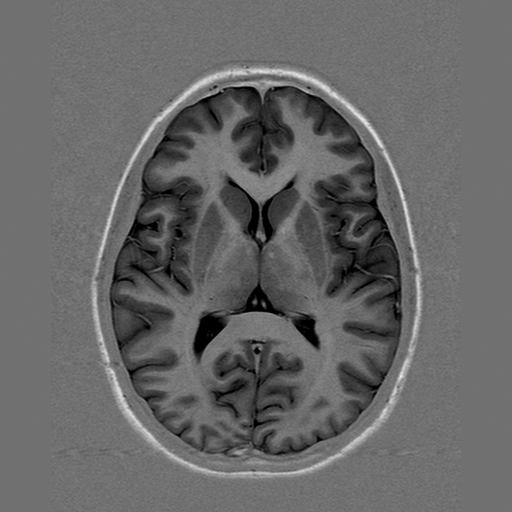
%> input picture Codes/PreDistortion.bmp, 512 x 512 px
$ octave main.m   (GNU Octave 9; MATLAB toolbox functions it lacks are replaced by stand-ins)
%> lines starting %> are read from the running program, lines starting %| are printed output that depends on the picture; in (x1, y1, x2, y2) boxes, pixels count from 0 and x2, y2 are one past the last pixel; in counts of white or black regions, pixels touching at a corner belong together; the program's own positions count from 1
### Codes/imageRead.m
%% Read Two Image;
% pre-distorted image read
Im1=imread('PreDistortion.bmp');
%> Im1 is the input picture: size 512x512 uint8; min 0, max 236, mean 102.8
% Im1=rgb2gray(Im1);
Im1=im2double(Im1);
%> Im1: size 512x512 double
% Im1=imresize(Im1,.5);
%Im1=histeq(Im1);
%after-distortion image read
Im2=imread('PostDistortion.bmp');
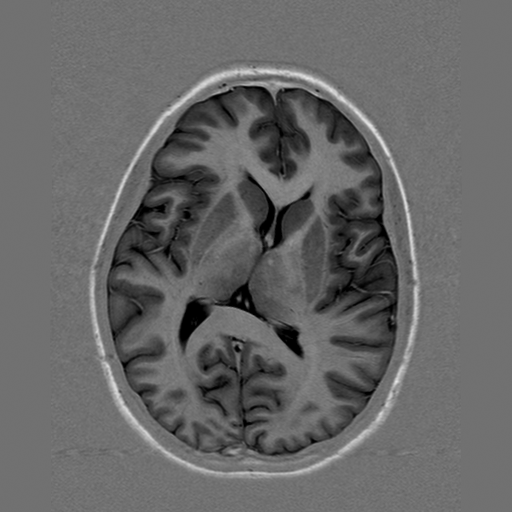
%> input picture Codes/PostDistortion.bmp, 512 x 512 px
%> Im2 is the input picture: size 512x512 uint8; min 0, max 231, mean 102.8
% Im2=rgb2gray(Im2);
Im2=im2double(Im2);
%> Im2: size 512x512 double
% Im2=imresize(Im2,.5);
%Im2=histeq(Im2);

### Codes/sphereCreation.m
R=8;
M=2*R+1;
for i=1:M
    for j=1:M
        if (i-M/2)^2+(j-M/2)^2<(M/2)^2
            sphere(i,j)=1;
        else
            sphere(i,j)=0;
        end
    end
end

### Codes/imageMultiresEdgeProduction1.m
%% Multi Resolution Image 1;
Im1s1=Im1;
Im1s2=imresize(Im1,.5);
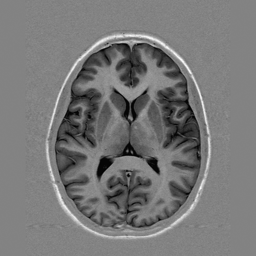
%> Im1s2: size 256x256 double; min -0.0233, max 0.882, mean 0.403; drawn with min black and max white
Im1s4=imresize(Im1,.25);
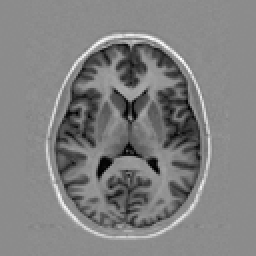
%> Im1s4: size 128x128 double (shown 2 times larger); min -0.0231, max 0.824, mean 0.403; drawn with min black and max white
%% Edge of Image 1;
Edge1=edge(Im1s1,'canny',.15,.8);%Edge1=myCanny(Im1);
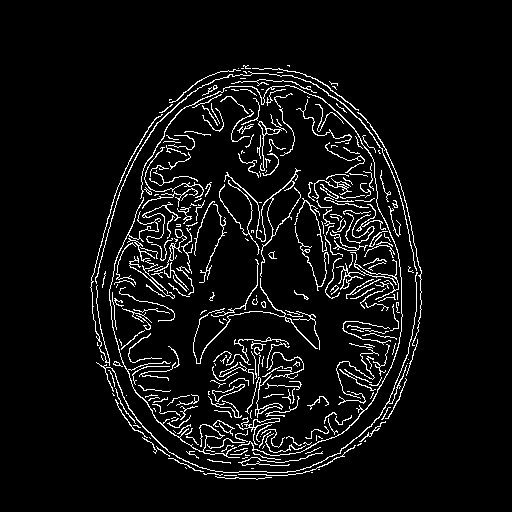
%> Edge1: size 512x512 logical; 6.2% white in thin lines or dots, all inside (x1, y1, x2, y2) = (90, 65, 422, 480)
Edge2=edge(Im1s2,'canny',.15,.8);
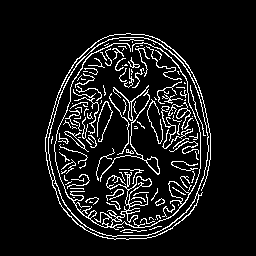
%> Edge2: size 256x256 logical; 9.2% white in thin lines or dots, all inside (x1, y1, x2, y2) = (45, 33, 211, 240)
Edge4=edge(Im1s4,'canny',.15,.8);
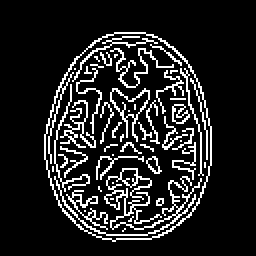
%> Edge4: size 128x128 logical (shown 2 times larger); 13.2% white in thin lines or dots, all inside (x1, y1, x2, y2) = (22, 16, 106, 121)
%% Scale of Edged Image 1;
Edg1s1=im2double(Edge1);
Edg1s2=im2double(Edge2);
Edg1s4=im2double(Edge4);

### Codes/sefrNum.m
function sefr=sefrNum(R)
%> called with R = 8
%computes the number of pixel btw rectangular and sphere with equal
%diameter and length for sphere and rectangular
sefr=0;
yek=0;
for i=1:2*R+1
    for j=1:2*R+1
        if (i-(R+1))^2+(j-(R+1))^2<R*R
            dayre(i,j)=1;
            yek=yek+1;
        else
            dayre(i,j)=0;
            sefr=sefr+1;
        end
    end
end

### Codes/localFeature.m
function b1=localFeature(a1,R,sphere)
% this function gives an image and a radius around its point and calculates
% its feaatures as definied in IMHIST.m
fun = @(block_struct) ...
    IMHIST(block_struct.data,R,sphere);
b1=blockproc(a1,[1 1],fun,'Bordersize',[R R]);
end

### Codes/IMHIST.m
function momentVectorSphere=IMHIST(imageInp,R,sphere)
%IMHIST takes an image and a radius for determination of space around the
%point and gives a moment vector contains set of histogram momentum as
%features
M=size(imageInp,1);

%shaping sphere from original rectangular image
sphere=sphere.*imageInp;
%M moments space preparation
momentVectorSphere=zeros(M,M);

%histogram of sphere computed by only using fixed number of bins
sphereHistogram=imhist(sphere,32);
%elimination of the effect of space btw rectangular and sphere in histogram
sphereHistogram(1)=sphereHistogram(1)-sefrNum(R);
%normalization of computed histogram to bias the outputs of all pixels
%> the run ends on the next line
sphereHistogram=normc(sphereHistogram);
% moment's vector calculation
momentVectorSphere((M+1)/2,(M+1)/2,1)=momentum(sphereHistogram,0);
momentVectorSphere((M+1)/2,(M+1)/2,2)=momentum(sphereHistogram,1);
momentVectorSphere((M+1)/2,(M+1)/2,3)=momentum(sphereHistogram,2);

### Codes/addpaths.m
%% Adds path of nonrigid interpolation
addpath('C:\Users\Abed\Desktop\BME\MIAP2012\Paper Simulation\FINAL SIMULATION\Final\nonrigid_version23')

### Codes/createFeaturesImage1.m
%% Radius of Sphere around each pixel
R=8;
%% Local Feature Extraction for Image 1;
Loc1s1=localFeature(Im1s1,R,sphere);
clc;disp('Loc1s1 Finished')
Loc1s2=localFeature(Im1s2,R,sphere);
clc;disp('Loc1s2 Finished')
Loc1s4=localFeature(Im1s4,R,sphere);
clc;disp('Loc1s4 Finished')
%% Local Feature Extraction for Edge 1;
EdgeLoc1s1=localFeature(Edg1s1,R,sphere);
clc;disp('EdgeLoc1s1 Finished')
EdgeLoc1s2=localFeature(Edg1s2,R,sphere);
clc;disp('EdgeLoc1s2 Finished')
EdgeLoc1s4=localFeature(Edg1s4,R,sphere);
clc;disp('EdgeLoc1s4 Finished')

### Codes/main.m
clc;clear all;close all;
addpaths;
imageRead;
sphereCreation;
imageMultiresEdgeProduction1;
createFeaturesImage1;
